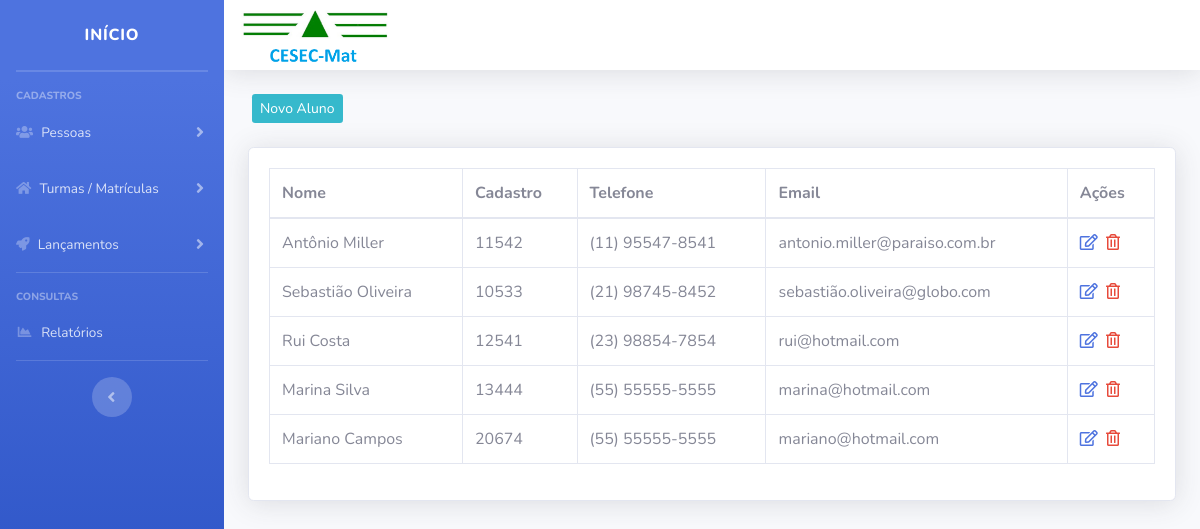
Before: /cesec/painel/index.php?pag=alunos with the older database file.
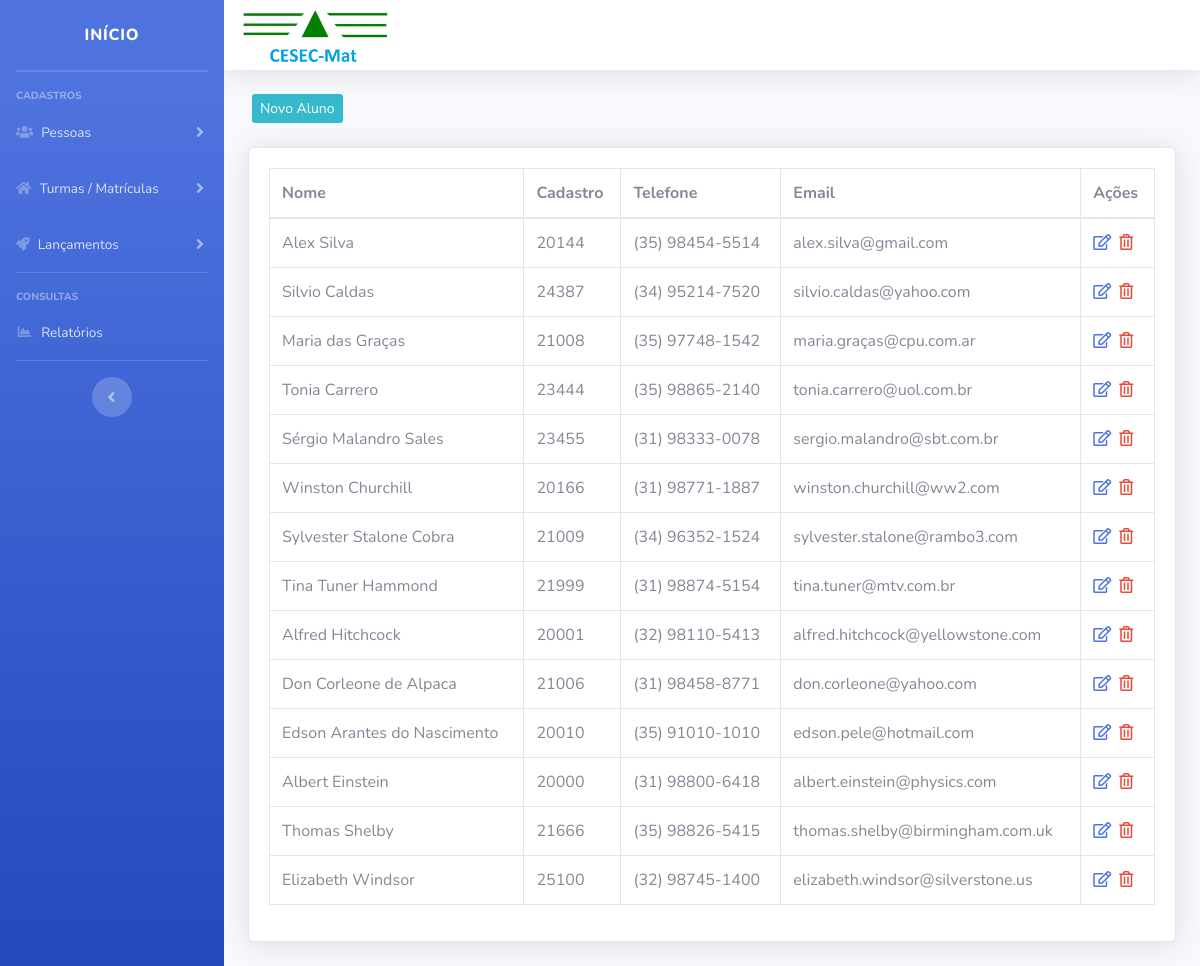
After: the same page with the newer database file.
### tables this page shows
CREATE TABLE `alunos` (
  `id` int(11) NOT NULL,
  `nome` varchar(50) NOT NULL,
  `cadastro` varchar(20) NOT NULL,
  `telefone` varchar(20) NOT NULL,
  `email` varchar(50) NOT NULL
);

### cesec/painel/alunos.php (the view, shortened to what this page needs)
<?php
$pag = "alunos";
require_once("../conexao.php");
?>
<div class="row mt-4 mb-4">
    <a type="button" class="btn-info btn-sm ml-3 d-none d-md-block" href="index.php?pag=<?php echo $pag ?>&funcao=novo">Novo Aluno</a>
</div>
<div class="card shadow mb-4">
    <div class="card-body">
        <div class="table-responsive">
            <table class="table table-bordered" id="dataTable" width="100%" cellspacing="0">
                <thead>
                    <tr>
                        <th>Nome</th>
                        <th>Cadastro</th>
                        <th>Telefone</th>
                        <th>Email</th>
                        <th>Ações</th>
                    </tr>
                </thead>
                <tbody>
                 <?php
                 $query = $pdo->query("SELECT * FROM alunos order by id desc ");
                 $res = $query->fetchAll(PDO::FETCH_ASSOC);
                 for ($i=0; $i < count($res); $i++) {
                  $nome = $res[$i]['nome'];
                  $cadastro = $res[$i]['cadastro'];
                  $telefone = $res[$i]['telefone'];
                  $email = $res[$i]['email'];
                  $id = $res[$i]['id'];
                  ?>
                  <tr>
                    <td><?php echo $nome ?></td>
                    <td><?php echo $cadastro ?></td>
                    <td><?php echo $telefone ?></td>
                    <td><?php echo $email ?></td>
                    <td>
                       <a href="index.php?pag=<?php echo $pag ?>&funcao=editar&id=<?php echo $id ?>" class='text-primary mr-1' title='Editar Dados'><i class='far fa-edit'></i></a>
                       <a href="index.php?pag=<?php echo $pag ?>&funcao=excluir&id=<?php echo $id ?>" class='text-danger mr-1' title='Excluir Registro'><i class='far fa-trash-alt'></i></a>
                   </td>
               </tr>
           <?php } ?>
       </tbody>
   </table>
</div>
</div>
</div>

Changed rows visible on the page:
removed alunos: nome "Antônio Miller", cadastro "11542", telefone "(11) 95547-8541", email "antonio.miller@paraiso.com.br"
removed alunos: nome "Sebastião Oliveira", cadastro "10533", telefone "(21) 98745-8452", email "sebastião.oliveira@globo.com"
removed alunos: nome "Rui Costa", cadastro "12541", telefone "(23) 98854-7854", email "rui@hotmail.com"
removed alunos: nome "Marina Silva", cadastro "13444", telefone "(55) 55555-5555", email "marina@hotmail.com"
removed alunos: nome "Mariano Campos", cadastro "20674", telefone "(55) 55555-5555", email "mariano@hotmail.com"
added alunos: nome "Alex Silva", cadastro "20144", telefone "(35) 98454-5514", email "alex.silva@gmail.com"
added alunos: nome "Silvio Caldas", cadastro "24387", telefone "(34) 95214-7520", email "silvio.caldas@yahoo.com"
added alunos: nome "Maria das Graças", cadastro "21008", telefone "(35) 97748-1542", email "maria.graças@cpu.com.ar"
added alunos: nome "Tonia Carrero", cadastro "23444", telefone "(35) 98865-2140", email "tonia.carrero@uol.com.br"
added alunos: nome "Sérgio Malandro Sales", cadastro "23455", telefone "(31) 98333-0078", email "sergio.malandro@sbt.com.br"
added alunos: nome "Winston Churchill", cadastro "20166", telefone "(31) 98771-1887", email "winston.churchill@ww2.com"
added alunos: nome "Sylvester Stalone Cobra", cadastro "21009", telefone "(34) 96352-1524", email "sylvester.stalone@rambo3.com"
added alunos: nome "Tina Tuner Hammond", cadastro "21999", telefone "(31) 98874-5154", email "tina.tuner@mtv.com.br"
added alunos: nome "Alfred Hitchcock", cadastro "20001", telefone "(32) 98110-5413", email "alfred.hitchcock@yellowstone.com"
added alunos: nome "Don Corleone de Alpaca", cadastro "21006", telefone "(31) 98458-8771", email "don.corleone@yahoo.com"
added alunos: nome "Edson Arantes do Nascimento", cadastro "20010", telefone "(35) 91010-1010", email "edson.pele@hotmail.com"
added alunos: nome "Albert Einstein", cadastro "20000", telefone "(31) 98800-6418", email "albert.einstein@physics.com"
added alunos: nome "Thomas Shelby", cadastro "21666", telefone "(35) 98826-5415", email "thomas.shelby@birmingham.com.uk"
added alunos: nome "Elizabeth Windsor", cadastro "25100", telefone "(32) 98745-1400", email "elizabeth.windsor@silverstone.us"
